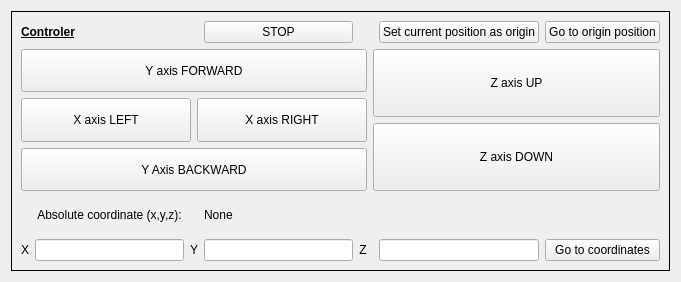
<?xml version="1.0" encoding="UTF-8"?>
<ui version="4.0">
 <class>controller_widget</class>
 <widget class="QWidget" name="controller_widget">
  <property name="geometry">
   <rect>
    <x>0</x>
    <y>0</y>
    <width>681</width>
    <height>282</height>
   </rect>
  </property>
  <property name="windowTitle">
   <string>Form</string>
  </property>
  <layout class="QGridLayout" name="gridLayout_2">
   <item row="0" column="0">
    <widget class="QFrame" name="controls">
     <property name="frameShape">
      <enum>QFrame::Box</enum>
     </property>
     <layout class="QGridLayout" name="gridLayout_3">
      <item row="0" column="0" colspan="3">
       <widget class="QLabel" name="microscope_control_label">
        <property name="font">
         <font>
          <weight>75</weight>
          <bold>true</bold>
          <underline>true</underline>
         </font>
        </property>
        <property name="text">
         <string>Controler</string>
        </property>
        <property name="textFormat">
         <enum>Qt::PlainText</enum>
        </property>
       </widget>
      </item>
      <item row="0" column="6">
       <widget class="QPushButton" name="set_origin_button">
        <property name="text">
         <string>Set current position as origin</string>
        </property>
       </widget>
      </item>
      <item row="0" column="3">
       <widget class="QPushButton" name="stop_mouvment_button">
        <property name="text">
         <string>STOP</string>
        </property>
       </widget>
      </item>
      <item row="7" column="4">
       <widget class="QLabel" name="coordinate_label_z">
        <property name="text">
         <string>Z</string>
        </property>
        <property name="scaledContents">
         <bool>true</bool>
        </property>
        <property name="alignment">
         <set>Qt::AlignCenter</set>
        </property>
        <property name="wordWrap">
         <bool>true</bool>
        </property>
       </widget>
      </item>
      <item row="7" column="2">
       <widget class="QLabel" name="coordinate_label_y">
        <property name="text">
         <string>Y</string>
        </property>
        <property name="scaledContents">
         <bool>true</bool>
        </property>
        <property name="alignment">
         <set>Qt::AlignCenter</set>
        </property>
        <property name="wordWrap">
         <bool>true</bool>
        </property>
       </widget>
      </item>
      <item row="0" column="7">
       <widget class="QPushButton" name="go_to_origin_button">
        <property name="text">
         <string>Go to origin position</string>
        </property>
       </widget>
      </item>
      <item row="7" column="0">
       <widget class="QLabel" name="coordinate_label_x">
        <property name="text">
         <string>X</string>
        </property>
        <property name="scaledContents">
         <bool>true</bool>
        </property>
        <property name="alignment">
         <set>Qt::AlignCenter</set>
        </property>
        <property name="wordWrap">
         <bool>true</bool>
        </property>
       </widget>
      </item>
      <item row="1" column="0" rowspan="4" colspan="5">
       <layout class="QGridLayout" name="gridLayout">
        <item row="2" column="1">
         <widget class="QPushButton" name="x_axis_right_button">
          <property name="sizePolicy">
           <sizepolicy hsizetype="Minimum" vsizetype="Expanding">
            <horstretch>0</horstretch>
            <verstretch>0</verstretch>
           </sizepolicy>
          </property>
          <property name="text">
           <string>X axis RIGHT</string>
          </property>
         </widget>
        </item>
        <item row="1" column="0" colspan="2">
         <widget class="QPushButton" name="y_axis_forward_button">
          <property name="sizePolicy">
           <sizepolicy hsizetype="Minimum" vsizetype="Expanding">
            <horstretch>0</horstretch>
            <verstretch>0</verstretch>
           </sizepolicy>
          </property>
          <property name="text">
           <string>Y axis FORWARD</string>
          </property>
         </widget>
        </item>
        <item row="2" column="0">
         <widget class="QPushButton" name="x_axis_left_button">
          <property name="sizePolicy">
           <sizepolicy hsizetype="Minimum" vsizetype="Expanding">
            <horstretch>0</horstretch>
            <verstretch>0</verstretch>
           </sizepolicy>
          </property>
          <property name="text">
           <string>X axis LEFT</string>
          </property>
         </widget>
        </item>
        <item row="3" column="0" colspan="2">
         <widget class="QPushButton" name="y_axis_backward_button">
          <property name="sizePolicy">
           <sizepolicy hsizetype="Minimum" vsizetype="Expanding">
            <horstretch>0</horstretch>
            <verstretch>0</verstretch>
           </sizepolicy>
          </property>
          <property name="minimumSize">
           <size>
            <width>0</width>
            <height>21</height>
           </size>
          </property>
          <property name="text">
           <string>Y Axis BACKWARD</string>
          </property>
          <property name="checkable">
           <bool>false</bool>
          </property>
         </widget>
        </item>
       </layout>
      </item>
      <item row="7" column="7">
       <widget class="QPushButton" name="go_to_coordinates_button">
        <property name="text">
         <string>Go to coordinates</string>
        </property>
       </widget>
      </item>
      <item row="7" column="6">
       <widget class="QLineEdit" name="lineEdit_Z_coord"/>
      </item>
      <item row="6" column="0" colspan="3">
       <widget class="QLabel" name="absolute_coordinate_label">
        <property name="text">
         <string>Absolute coordinate (x,y,z):</string>
        </property>
        <property name="alignment">
         <set>Qt::AlignCenter</set>
        </property>
       </widget>
      </item>
      <item row="7" column="1">
       <widget class="QLineEdit" name="lineEdit_X_coord"/>
      </item>
      <item row="7" column="3">
       <widget class="QLineEdit" name="lineEdit_Y_coord"/>
      </item>
      <item row="1" column="5" rowspan="4" colspan="3">
       <layout class="QVBoxLayout" name="verticalLayout">
        <item>
         <widget class="QPushButton" name="z_axis_up">
          <property name="sizePolicy">
           <sizepolicy hsizetype="Minimum" vsizetype="Expanding">
            <horstretch>0</horstretch>
            <verstretch>0</verstretch>
           </sizepolicy>
          </property>
          <property name="text">
           <string>Z axis UP</string>
          </property>
         </widget>
        </item>
        <item>
         <widget class="QPushButton" name="z_axis_down">
          <property name="sizePolicy">
           <sizepolicy hsizetype="Minimum" vsizetype="Expanding">
            <horstretch>0</horstretch>
            <verstretch>0</verstretch>
           </sizepolicy>
          </property>
          <property name="text">
           <string>Z axis DOWN</string>
          </property>
         </widget>
        </item>
       </layout>
      </item>
      <item row="6" column="3" colspan="5">
       <widget class="QLabel" name="absolute_coordinate_label_2">
        <property name="text">
         <string>None</string>
        </property>
        <property name="scaledContents">
         <bool>true</bool>
        </property>
        <property name="wordWrap">
         <bool>true</bool>
        </property>
       </widget>
      </item>
     </layout>
    </widget>
   </item>
  </layout>
 </widget>
 <resources/>
 <connections/>
</ui>
